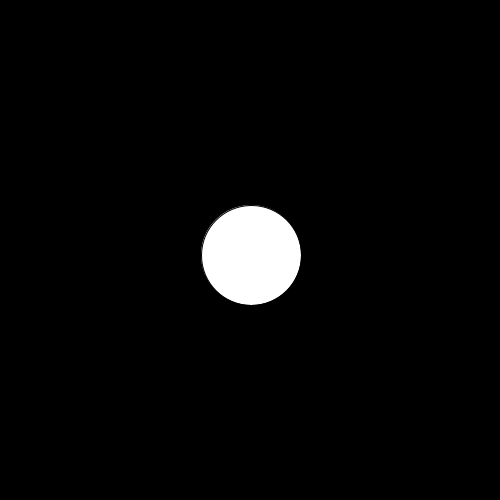
Frame 1 (no input)
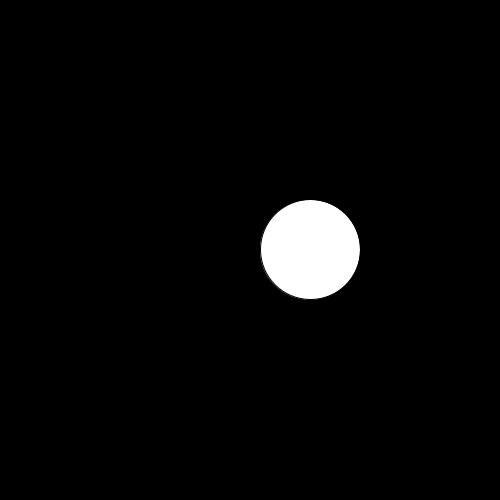
Frame 60 (the mouse pressed at the canvas centre just before this capture)
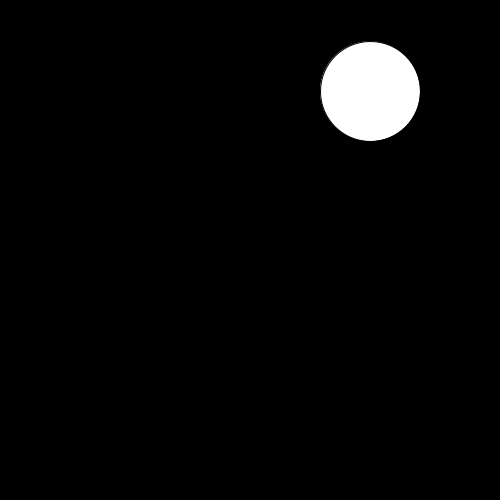
Frame 120 (the mouse held since frame 60 and released just before this capture)

The Processing sketch that drew these frames (run headless with seeded random() and noise(); from frame 60 on, the mouse is pressed at the canvas centre):

// Processing sketch: bouncingBallWithAcceleration
// ── bouncingBallWithAcceleration.pde
PVector position; 
PVector velocity; 
PVector acceleration; 
int radius = 100 ; 
void setup(){
  size (500, 500); 
  background(0); 
  
  position = new PVector(width/2, height/2); 
  velocity = new PVector(1, 5); 
  acceleration = new PVector(0,-.9); 
  
}

void draw(){
  background(0); 
  position.add(velocity); 
  velocity.add(acceleration); 
  
  if( position.x >= (width- radius/2) || position.x <= radius/2){
     velocity.x = velocity.x *-1; 
     //acceleration.x = acceleration.x *-1; 
  }
  
  if( position.y >= (height-radius/2) || position.y <= radius/2){
    velocity.y = velocity.y *-1 ; 
    //acceleration.y = acceleration.y *-1;
  }
  
  ellipse(position.x, position.y, radius, radius); 
}
